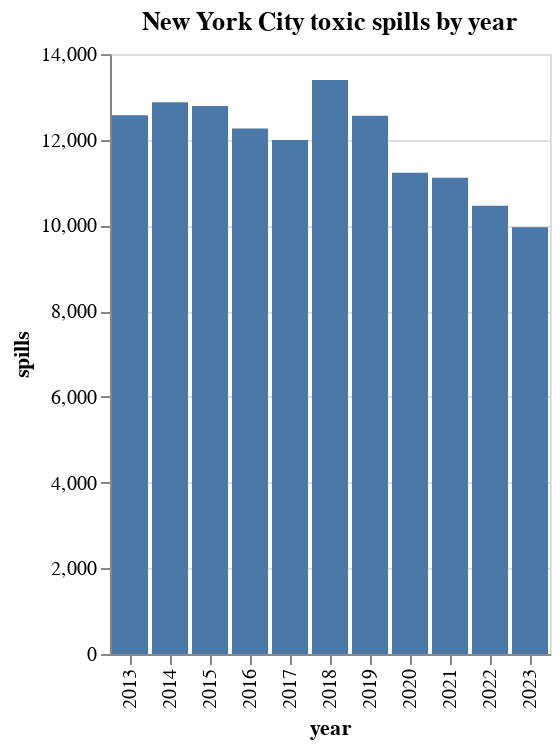

The notebook cell this image was saved under:
### Markdown cell above
Lastly, I can make a chart that visualizes the amount of spills in each of the past 10 years

### Code cell
alt.Chart(new_annual_spills).mark_bar().encode(
    x='year:O',
    y='spills'
).properties(
    title='New York City toxic spills by year'
)

### Figure 1 — Vega-Lite specification as saved in the notebook (floating-point values rounded to 4 significant figures)
{"config": {"view": {"continuousWidth": 300, "continuousHeight": 300}}, "data": {"name": "data-5911fd1fb70284462961506377670cd9"}, "mark": {"type": "bar"}, "encoding": {"x": {"field": "year", "type": "ordinal"}, "y": {"field": "spills", "type": "quantitative"}}, "title": "New York City toxic spills by year", "$schema": "https://vega.github.io/schema/vega-lite/v5.16.3.json", "datasets": {"data-5911fd1fb70284462961506377670cd9": [{"year": 2013, "spills": 12572}, {"year": 2014, "spills": 12873}, {"year": 2015, "spills": 12789}, {"year": 2016, "spills": 12259}, {"year": 2017, "spills": 11995}, {"year": 2018, "spills": 13393}, {"year": 2019, "spills": 12561}, {"year": 2020, "spills": 11227}, {"year": 2021, "spills": 11115}, {"year": 2022, "spills": 10462}, {"year": 2023, "spills": 9959}]}}
